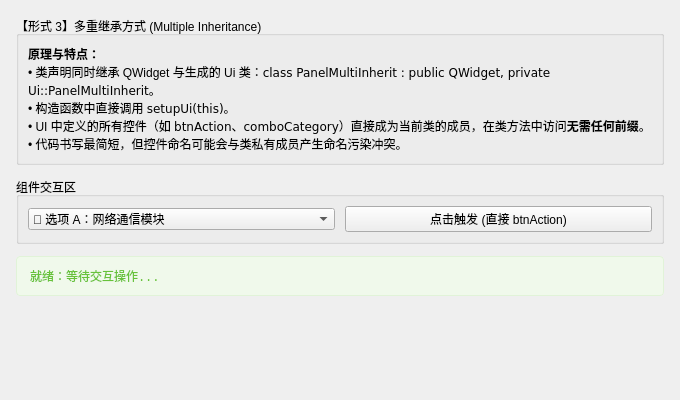
<?xml version="1.0" encoding="UTF-8"?>
<ui version="4.0">
 <class>PanelMultiInherit</class>
 <widget class="QWidget" name="PanelMultiInherit">
  <property name="geometry">
   <rect>
    <x>0</x>
    <y>0</y>
    <width>680</width>
    <height>400</height>
   </rect>
  </property>
  <layout class="QVBoxLayout" name="verticalLayout">
   <property name="spacing">
    <number>12</number>
   </property>
   <property name="leftMargin">
    <number>16</number>
   </property>
   <property name="topMargin">
    <number>16</number>
   </property>
   <property name="rightMargin">
    <number>16</number>
   </property>
   <property name="bottomMargin">
    <number>16</number>
   </property>
   <item>
    <widget class="QGroupBox" name="groupIntro">
     <property name="title">
      <string>【形式 3】多重继承方式 (Multiple Inheritance)</string>
     </property>
     <layout class="QVBoxLayout" name="verticalLayoutIntro">
      <item>
       <widget class="QLabel" name="labelIntro">
        <property name="text">
         <string>&lt;b&gt;原理与特点：&lt;/b&gt;&lt;br&gt;
• 类声明同时继承 QWidget 与生成的 Ui 类：&lt;code&gt;class PanelMultiInherit : public QWidget, private Ui::PanelMultiInherit&lt;/code&gt;。&lt;br&gt;
• 构造函数中直接调用 &lt;code&gt;setupUi(this)&lt;/code&gt;。&lt;br&gt;
• UI 中定义的所有控件（如 &lt;code&gt;btnAction&lt;/code&gt;、&lt;code&gt;comboCategory&lt;/code&gt;）直接成为当前类的成员，在类方法中访问&lt;b&gt;无需任何前缀&lt;/b&gt;。&lt;br&gt;
• 代码书写最简短，但控件命名可能会与类私有成员产生命名污染冲突。</string>
        </property>
        <property name="wordWrap">
         <bool>true</bool>
        </property>
       </widget>
      </item>
     </layout>
    </widget>
   </item>
   <item>
    <widget class="QGroupBox" name="groupInteractive">
     <property name="title">
      <string>组件交互区</string>
     </property>
     <layout class="QHBoxLayout" name="horizontalLayout">
      <property name="spacing">
       <number>10</number>
      </property>
      <item>
       <widget class="QComboBox" name="comboCategory">
        <item>
         <property name="text">
          <string>🚀 选项 A：网络通信模块</string>
         </property>
        </item>
        <item>
         <property name="text">
          <string>💾 选项 B：数据库存储模块</string>
         </property>
        </item>
        <item>
         <property name="text">
          <string>🎨 选项 C：图形视图模块</string>
         </property>
        </item>
       </widget>
      </item>
      <item>
       <widget class="QPushButton" name="btnAction">
        <property name="text">
         <string>点击触发 (直接 btnAction)</string>
        </property>
       </widget>
      </item>
     </layout>
    </widget>
   </item>
   <item>
    <widget class="QLabel" name="labelResult">
     <property name="styleSheet">
      <string notr="true">QLabel { background: #f0f9eb; border: 1px solid #e1f3d8; padding: 10px; border-radius: 4px; color: #67c23a; font-family: Consolas; }</string>
     </property>
     <property name="text">
      <string>就绪：等待交互操作...</string>
     </property>
    </widget>
   </item>
   <item>
    <spacer name="verticalSpacer">
     <property name="orientation">
      <enum>Qt::Vertical</enum>
     </property>
     <property name="sizeHint" stdset="0">
      <size>
       <width>20</width>
       <height>40</height>
      </size>
     </property>
    </spacer>
   </item>
  </layout>
 </widget>
 <resources/>
 <connections/>
</ui>
